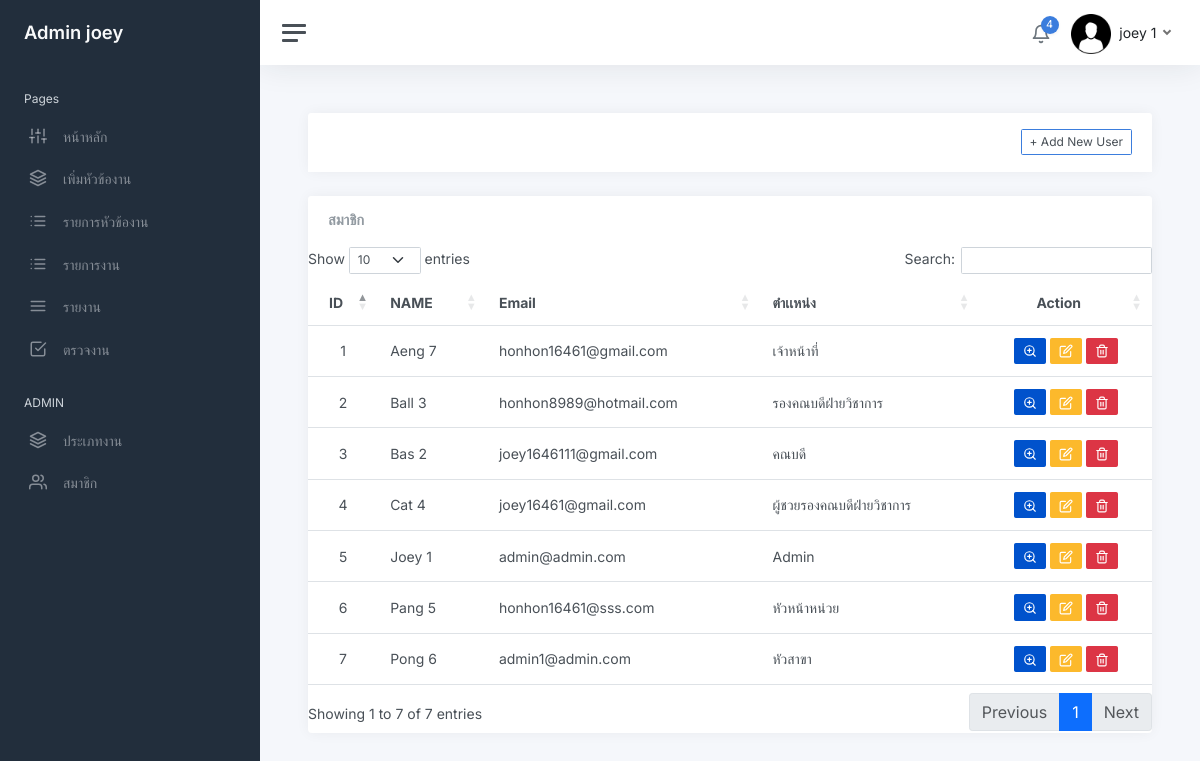
Screenshot of /user_list.php (signed in) with the database file from the repository.
### tables this page shows
CREATE TABLE `user` (
  `user_id` int(11) NOT NULL,
  `firstname` varchar(200) NOT NULL,
  `lastname` varchar(200) NOT NULL,
  `email` varchar(200) NOT NULL,
  `password` varchar(255) NOT NULL,
  `role_id` int(30) NOT NULL,
  `avatar` varchar(255) NOT NULL,
  `date_created` timestamp NOT NULL DEFAULT current_timestamp() ON UPDATE current_timestamp()
);

CREATE TABLE `position` (
  `role_id` int(30) NOT NULL,
  `position_name` varchar(200) NOT NULL,
  `level` int(30) NOT NULL
);

### user_list.php (the view, shortened to what this page needs)
<?php
    require_once 'connect.php';
?>
<!DOCTYPE html>
<html lang="en">
<?php include "head.php"?>
<body>
<link rel="stylesheet" type="text/css" href="https://cdn.datatables.net/1.13.2/css/dataTables.bootstrap5.min.css"
<?php include "sidebar.php"?>
    <form action="adduser.php" method="post" class="form-horizontal" enctype="multipart/form-data">
        <main class="content">
            <div class="col-lg-12">
                <div class="card card-outline card-success">
                    <div class="container-fluid p-0">
                        <div class="card-header">
                            <div class="d-flex flex-row-reverse bd-highligh">
                                <a class="btn btn-block btn-sm btn-default btn-flat border-primary" data-bs-toggle="modal" data-bs-target="#adduserModal" ><i class="fa fa-plus"></i>  + Add New User</a>
                            </div>
                        </div>
                    </div>
                </div>
            </div>
                                <div class="card ">
                                    <div class="card-header">
                                        <h5 class="card-title mb-0">สมาชิก</h5>
                                    </div>
                                    <table class="table table-hover table-responsive" id="example">
                                        <thead>
                                            <tr>
                                                <th class="text-center">ID</th>
                                                <th class="text-left">NAME</th>
                                                <th class="text-left">Email</th>
                                                <th class="text-left">ตำเเหน่ง</th>
                                                <th class="text-center">Action</th>
                                            </tr>
                                        </thead>
                                        <tbody>
                                        <?php
                                            $i = 1;
                                            $sql = "SELECT *,concat(firstname,' ',lastname) as name FROM user natural join position order by concat(firstname,' ',lastname) asc ";
                                            $qry = $db->query($sql);
                                            $qry->execute();
                                            while ($row = $qry->fetch(PDO::FETCH_ASSOC)){
                                        ?>
                                        <tr>
                                            <td class="text-center"><?php echo $i++ ?></td>
                                            <td class="text-left"><?php echo ucwords($row['name']) ?></td>
                                            <td class="text-left" ><?php echo $row['email'] ?></td>
                                            <td class="text-left" ><?php echo $row['position_name']?></td>
                                            <td class="text-center">
                                             <a class="btn btn-bitbucket btn-sm view_data"  data-bs-toggle="modal" data-bs-target="#viewusermodal<?php echo $row['user_id']?>" ><i data-feather="zoom-in"></i></a>
                                                <a class="btn btn-warning btn-sm" href="edituser_page.php?update_id=<?php echo $row['user_id']?>"><i  data-feather="edit"></i></a>
                                                <a class="btn btn-danger btn-sm" href="deleteuser.php?delete_id=<?php echo $row['user_id']?>"><i data-feather="trash-2"></i></a>
                                            </td>
                                        </tr>
                                            <?php } ?>
                                     </tbody>
                                 </table>
                                   <?php include "adduser_modal.php"?>
    </body>
</html>

### sidebar.php (shortened to what this page needs)
<?php include "head.php"?>
<?php
            if (isset($_SESSION['user_login'])) {
                $user_id = $_SESSION['user_login'];
			 	$sql = "SELECT * FROM user AS u  natural JOIN position  WHERE u.user_id = $user_id ";
				$stmt = $db->prepare($sql);
                $stmt->execute();
                $row = $stmt->fetch(PDO::FETCH_ASSOC);
				$imageURL = 'img/avatars/'.$row['avatar'];
            }
			$level = $row['level'];
?>
<div class="wrapper">
		<nav id="sidebar" class="sidebar js-sidebar">
			<div class="sidebar-content js-simplebar">
				<a class="sidebar-brand" href="index.php">
				<?php if($level ==  1): ?>
				<span class="align-middle">Admin <?php echo $row['firstname'] ?></span>
				<?php else: ?>
					<span class="align-middle">user <?php echo $row['firstname'] ?></span>
					<?php endif; ?>
				</a>
				<ul class="sidebar-nav">
					<li class="sidebar-header">
						Pages
					</li>
					<li class="sidebar-item">
						<a class="sidebar-link" href="index.php">
              <i class="align-middle" data-feather="sliders"></i> <span class="align-middle">หน้าหลัก</span>
            </a>
					</li>
					<?php if($level != 5 ): ?>
					<li class="sidebar-item">
						<a data-bs-target="#maps" data-bs-toggle="collapse" class="sidebar-link collapsed" aria-expanded="false">
							<i class="align-middle" data-feather="layers"></i>
							 <span class="align-middle">
								เพิ่มหัวข้องาน
							</span>
						</a>
					</li>
					<?php endif; ?>
					<li class="sidebar-item">
						<a data-bs-target="#project_list" data-bs-toggle="collapse" class="sidebar-link collapsed" aria-expanded="false">
							<i class="align-middle" data-feather="list"></i>
							 <span class="align-middle">
							 รายการหัวข้องาน
							</span>
						</a>
					</li>
					<li class="sidebar-item">
						<a data-bs-target="#task_list" data-bs-toggle="collapse" class="sidebar-link collapsed" aria-expanded="false">
							<i class="align-middle" data-feather="list"></i>
							 <span class="align-middle">
							 รายการงาน
							</span>
						</a>
					</li>
					 <li class="sidebar-item">
						<a class="sidebar-link" href="report.php">
              <i class="align-middle" data-feather="menu"></i> <span class="align-middle">รายงาน</span>
            </a>
					</li>
					<?php if($level != 5): ?>
					<li class="sidebar-item">
						<a class="sidebar-link" href="">
              <i class="align-middle" data-feather="check-square"></i> <span class="align-middle">ตรวจงาน</span>
            </a>
			<?php endif; ?>
					</li>
					<?php if($level == 1 ): ?>
					<li class="sidebar-header">
						ADMIN
					</li>
					<?php elseif($level == 2): ?>
					<li class="sidebar-header">
						USER
					</li>
					<?php endif; ?>
					<?php if($level <=2): ?>
					<li class="sidebar-item">
						<a data-bs-target="#่jobtype" data-bs-toggle="collapse" class="sidebar-link collapsed" aria-expanded="false">
							<i class="align-middle" data-feather="layers"></i>
							 <span class="align-middle">
								ประเภทงาน
							</span>
						</a>
					</li>
					<li class="sidebar-item">
						<a data-bs-target="#user" data-bs-toggle="collapse" class="sidebar-link collapsed" aria-expanded="false">
							<i class="align-middle" data-feather="users"></i>
							 <span class="align-middle">
								สมาชิก
							</span>
						</a>
					</li>
					<?php endif; ?>
				</ul>
			</div>
		</nav>
		<div class="main">
			<nav class="navbar navbar-expand navbar-light navbar-bg">
				<a class="sidebar-toggle js-sidebar-toggle">
          <i class="hamburger align-self-center"></i>
        </a>
				<div class="navbar-collapse collapse">
					<ul class="navbar-nav navbar-align">
						<li class="nav-item dropdown">
							<a class="nav-icon dropdown-toggle" href="#" id="alertsDropdown" data-bs-toggle="dropdown">
								<div class="position-relative">
									<i class="align-middle" data-feather="bell"></i>
									<span class="indicator">4</span>
								</div>
							</a>
						</li>
						<li class="nav-item dropdown">
							<a class="nav-link dropdown-toggle d-none d-sm-inline-block" href="#" data-bs-toggle="dropdown">
                	<img src="<?php echo $imageURL ?>" class="avatar img-fluid rounded me-1" alt="" > <span class="text-dark"> <?php echo $row['firstname'] . ' ' . $row['lastname'] ?></span>
              </a>
						</li>
					</ul>
				</div>
			</nav>

### css/multi_select.css (style rules this page uses)
body { font-family: 'Courier New', Courier, monospace; font-size: 14px; }

### rows the page displays
user: firstname "joey", avatar (picture), lastname "1", name "Joey 1", email "admin@admin.com", role.position_name "Admin"
user: name "Aeng 7", email "honhon16461@gmail.com", role.position_name "เจ้าหน้าที่"
user: name "Ball 3", email "honhon8989@hotmail.com", role.position_name "รองคณบดีฝ่ายวิชาการ"
user: name "Bas 2", email "joey1646111@gmail.com", role.position_name "คณบดี"
user: name "Cat 4", email "joey16461@gmail.com", role.position_name "ผู้ชวยรองคณบดีฝ่ายวิชาการ"
user: name "Pang 5", email "honhon16461@sss.com", role.position_name "หัวหน้าหน่วย"
user: name "Pong 6", email "admin1@admin.com", role.position_name "หัวสาขา"
